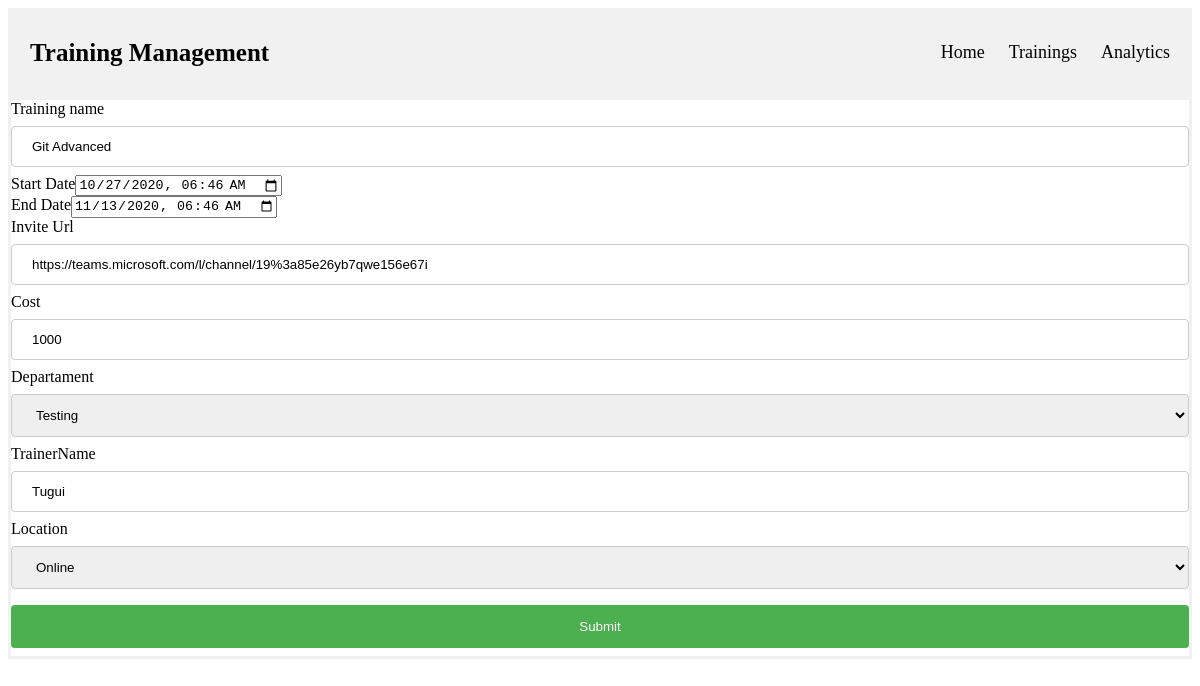
/Source/create_update.php?Id=3, run on the app's committed database.
### tables this page shows
CREATE TABLE IF NOT EXISTS `Trainings` (
  `Id` int(11) NOT NULL,
  `TrainingName` varchar(255) NOT NULL,
  `StartDate` datetime NOT NULL,
  `EndDate` datetime NOT NULL,
  `InviteUrl` varchar(255) NOT NULL,
  `IsDeleted` tinyint(1) NOT NULL,
  `Cost` float NOT NULL,
  `DepartamentId` int(11) NOT NULL,
  `TrainerId` int(11) NOT NULL,
  `LocationId` int(11) NOT NULL
);

CREATE TABLE IF NOT EXISTS `Trainers` (
  `Id` int(11) NOT NULL,
  `Name` varchar(100) NOT NULL,
  `JobTitle` varchar(100) NOT NULL,
  `IsExtern` tinyint(1) NOT NULL
);

### Source/db/db.php (called while the page is built, shortened)
<?php
function connect()
{
    $host = 'localhost';
    $user = 'root';
    $pass = 'masterrc';
    $db = 'trainingDB';
    $mysqli = new mysqli($host, $user, $pass, $db);
    return $mysqli;
}
function getDepartments()
{
    $mysqli = connect();
    $result = $mysqli->query('SELECT
    Id,Name
    FROM Departments
    ');
    $rows = [];
    foreach ($result as $row) {
        $rows[] = $row;
    }
    return $rows;
}
function getLocations()
{
    $mysqli = connect();
    $result = $mysqli->query('SELECT
    Id,Name
    From Locations
    ');
    $rows = [];
    foreach ($result as $row) {
        $rows[] = $row;
    }
    return $rows;
}
function getTraining($id)
{
    $mysqli = connect();
    $result = $mysqli->query('SELECT
    t.Id as Id,
    TrainingName as TrainingName,
    t.StartDate as StartDate,
    t.EndDate as EndDate,
    t.InviteUrl as InviteUrl,
    t.Cost as Cost,
    d.Name as Departament,
    tr.Name as TrainerName,
    l.Name as Location
    FROM Trainings as t
    INNER JOIN Locations as l on l.Id=t.LocationId
    INNER JOIN Departments as d on d.Id=t.DepartamentId
    INNER JOIN Trainers as tr on tr.Id=t.TrainerId
    WHERE t.Id=' . $id);
    return $result->fetch_assoc();
}

### Source/create_update.php (the view, shortened to what this page needs)
<html>
<head>
    <link rel="stylesheet" href="style.css">
    <link rel="stylesheet" href="table.css">
</head>
<body>
    <?php
    $id = $_GET['Id'];
    require 'db/db.php';
    if (is_numeric($id)) {
        $training = getTraining($id);
    }
    $departments = getDepartments();
    $locations = getLocations();
    ?>
    <div class="header">
        <a href="/index.php" class="logo">Training Management</a>
        <div class="header-right">
            <a class="<?= ($activePage == '/index.php' || $activePage == '/') ? 'active' : ''; ?>" href="/index.php">Home</a>
            <a class="<?= ($activePage == '/trainings.php') ? 'active' : ''; ?>" href="/trainings.php">Trainings</a>
            <a class="<?= ($activePage == '/analytics.php') ? 'active' : ''; ?>" href="/analytics.php">Analytics</a>
        </div>
    </div>
    <form action="db/create_update.php" method="POST">
        <label>Training name</label>
        <input type="text" name="trainingName" id="trainingName" placeholder="Training name" value=<?php echo '"' . $training['TrainingName'] . '"' ?>>
        <div class="flex-item">
            <label>Start Date</label>
            <input type="datetime-local" name="startDate" id="startDate" value=<?php echo (new DateTime($training['StartDate']))->format('Y-m-d\TH:i') ?>>
        </div>
        <div class="flex-item">
            <label>End Date</label>
            <input type="datetime-local" name="endDate" id="EndDate" value=<?php echo (new DateTime($training['EndDate']))->format('Y-m-d\TH:i') ?>>
        </div>
        <label>Invite Url</label>
        <input type="text" id="InviteUrl" name="inviteUrl" placeholder="Invite Url" value=<?php echo '"' . $training['InviteUrl'] . '"' ?>>
        <label>Cost</label>
        <input type="text" id="Cost" name="cost" placeholder="Cost" value=<?php echo $training['Cost'] ?>>
        <label>Departament</label>
        <select name="departament">
            <?php
            foreach ($departments as $item) {
                $selectedDepartment = $item['Name'] == $training['Departament'] ? 'selected' : '';
                echo '<option value="' . $item['Id'] . '"' . $selectedDepartment . '>' . $item['Name'] . '</option>';
            }
            ?>
        </select>
        <label>TrainerName</label>
        <input type="text" id="TrainerName" name="trainerName" placeholder="TrainerName" value=<?php echo '"' . $training['TrainerName'] . '"' ?>>
        <label>Location</label>
        <select name="location">
            <?php
            foreach ($locations as $item) {
                $selectedLocation = $item['Name'] == $training['Location'] ? 'selected' : '';
                echo '<option value="' . $item['Id'] . '"' . $selectedLocation . '>' . $item['Name'] . '</option>';
            }
            ?>
        </select>
        <input type="submit" value="Submit">
    </form>
</body>
</html>

### Source/style.css (style rules this page uses)
.header { overflow: hidden; background-color: #f1f1f1; padding: 20px 10px; }
.header a { float: left; color: black; text-align: center; padding: 12px; text-decoration: none; font-size: 18px; line-height: 25px; border-radius: 4px; }
.header a.logo { font-size: 25px; font-weight: bold; }
.header-right { float: right; }
input[type=text], select { width: 100%; padding: 12px 20px; margin: 8px 0; display: inline-block; border: 1px solid #ccc; border-radius: 4px; box-sizing: border-box; }
input[type=submit] { width: 100%; background-color: #4CAF50; color: white; padding: 14px 20px; margin: 8px 0; border: none; border-radius: 4px; cursor: pointer; }
.flex-item { display: flex; flex-grow: 50%; }
form { border: 3px solid #f1f1f1; }
input[type=text], input[type=password] { width: 100%; padding: 12px 20px; margin: 8px 0; display: inline-block; border: 1px solid #ccc; box-sizing: border-box; }

### data on the page
trainings: trainingName "Git Advanced", startDate "10/27/2020 06:46", endDate "11/13/2020 06:46", inviteUrl "https://teams.microsoft.com/l/channel/19%3a85e26yb7qwe156e67i", cost "1000", trainerName "Tugui"

### other printed values
form field departament "Testing"
form field location "Online"
